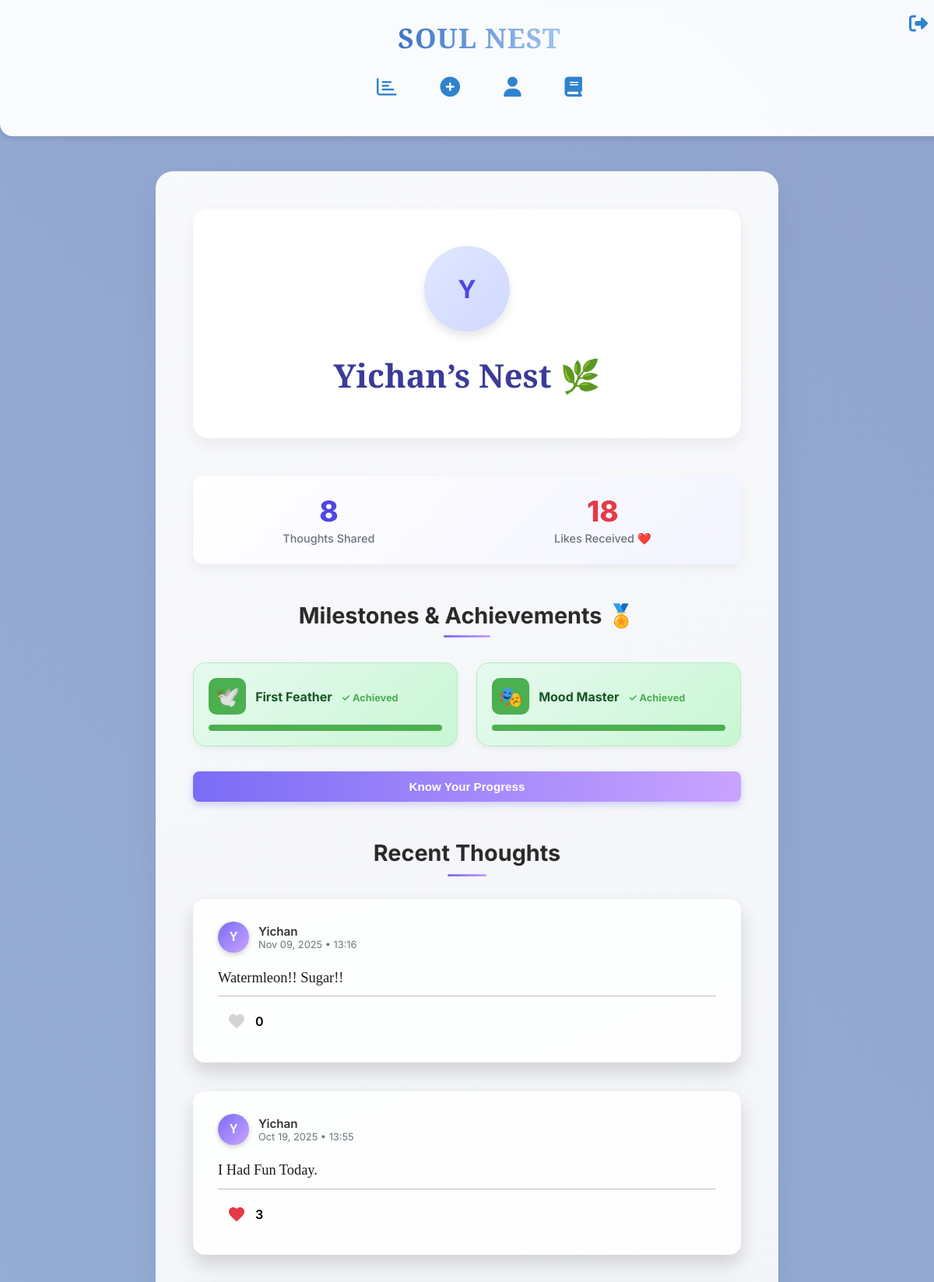
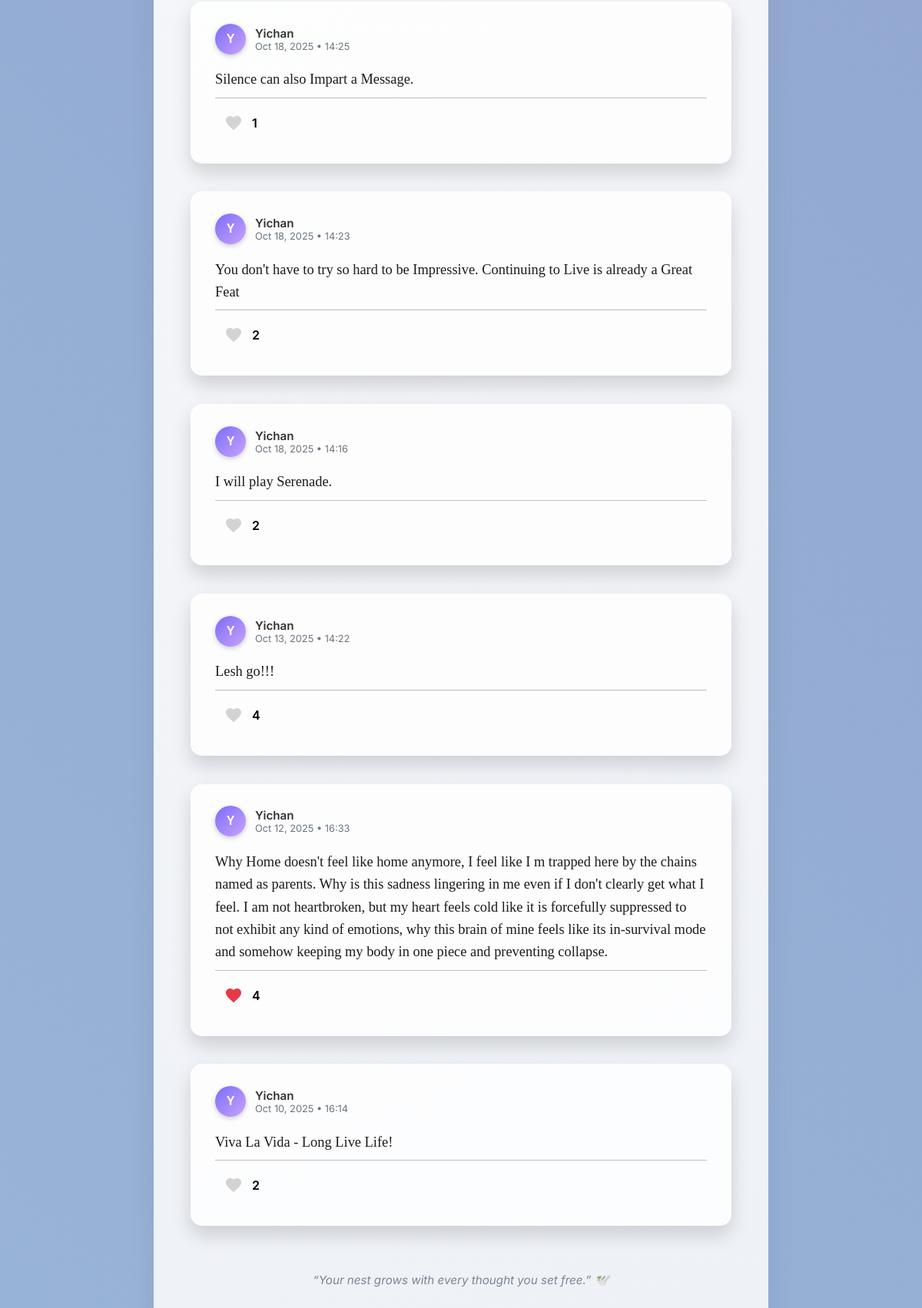
/profile/3 (signed in), run on the app's committed database (2 pictures, top to bottom).
### models.py (models this page shows, shortened)
class User(db.Model, UserMixin):
    id = db.Column(db.Integer, primary_key=True)
    username = db.Column(db.String(80), nullable=False, unique=True)
    password = db.Column(db.String(200), nullable=False)
    profile_image = db.Column(db.String(200), nullable=True)
    liked_thoughts = db.relationship(
        'Thought', secondary='likes',
        back_populates='liked_by', lazy='dynamic'
    )
    def total_likes_received(self):
        return sum(thought.liked_by.count() for thought in self.thoughts)

class Thought(db.Model):
    id = db.Column(db.Integer, primary_key=True)
    content = db.Column(db.Text, nullable=False)
    user_id = db.Column(db.Integer, db.ForeignKey('user.id'), nullable=False)
    timestamp = db.Column(db.DateTime, default=datetime.utcnow)
    mood = db.Column(db.String(50), nullable=True)
    comments = db.relationship('Comment', backref='thought', lazy='select')
    user = db.relationship('User', backref=db.backref('thoughts', lazy=True))
    liked_by = db.relationship(
        'User', secondary='likes',
        back_populates='liked_thoughts', lazy='dynamic' # Keep dynamic for efficiency
    )
    def is_liked_by(self, user):
        return self.liked_by.filter(likes.c.user_id == user.id).first() is not None
    def like_count(self):
        return self.liked_by.count()

### app.py (the view)
@app.route('/profile/<int:user_id>')
@login_required
def user_profile(user_id):
    user_to_view = User.query.get_or_404(user_id)
    user_posts = sorted(user_to_view.thoughts, key=lambda t: t.timestamp, reverse=True)
    total_likes = user_to_view.total_likes_received()
    milestones = get_milestones(user_to_view)
    return render_template(
        'profile.html',
        user=user_to_view,
        posts=user_posts,
        total_likes=total_likes,
        milestones=milestones
    )

### app.py (called while the page is built)
@login_manager.user_loader
def load_user(user_id):
    return User.query.get(int(user_id))  # Loads user by ID

### milestones.py (called while the page is built)
def create_badge(name, icon, current, target):
    achieved = current >= target
    target = max(target, 1)  # avoid division by zero
    progress = f"{min(current, target)}/{target}"
    percentage = min(int((min(current, target) / target) * 100), 100)
    return {
        'name': name,
        'icon': icon,
        'progress': progress,
        'percentage': percentage,
        'achieved': achieved
    }

def calculate_streak_badge(user):
    if not user.thoughts:
        return None
    unique_dates = sorted({t.timestamp.date() for t in user.thoughts}, reverse=True)
    streak_days = 0
    last_date = datetime.utcnow().date() + timedelta(days=1)
    for current_date in unique_dates:
        diff = (last_date - current_date).days
        if diff == 1:
            streak_days += 1
            last_date = current_date
        elif diff == 0:
            last_date = current_date
        else:
            break
    today = datetime.utcnow().date()
    if unique_dates and (today - unique_dates[0]).days > 1:
        return None  # streak broken
    STREAK_TARGET = 7
    if streak_days >= 3:
        return create_badge("Soul Architect", "🔥", streak_days, STREAK_TARGET)
    return None

### templates/profile.html (shortened to what this page needs)
{% extends "base.html" %}
{% from 'macros.html' import render_thought_card %}
{% block content %}
<div class="profile-container" style="
    max-width: 1000px;
    margin: 4rem auto 6rem;
    padding: 3rem 3rem 5rem;
    background: linear-gradient(160deg, #f8f9fb 0%, #eef1f6 100%);
    border-radius: 22px;
    box-shadow: 0 18px 40px rgba(0, 0, 0, 0.07);
">
    <div class="profile-header-card" data-aos="fade-up" style="
        text-align: center;
        padding: 3rem 2rem;
        border-radius: 20px;
        background: #ffffff;
        box-shadow: 0 8px 20px rgba(0, 0, 0, 0.06);
        margin-bottom: 3rem;
        transition: all 0.3s ease;
    ">
        {% if user.profile_image %}
            <img src="{{ user.profile_image }}" alt="{{ user.username }}" style="
                width: 110px; height: 110px;
                border-radius: 50%;
                object-fit: cover;
                box-shadow: 0 6px 14px rgba(79, 70, 229, 0.25);
                margin-bottom: 1rem;
                border: 3px solid #ecebff;
            ">
        {% else %}
            <div style="
                width: 110px; height: 110px;
                border-radius: 50%;
                background: linear-gradient(135deg, #e0e7ff, #d0d8ff);
                color: #4f46e5;
                display: flex; align-items: center; justify-content: center;
                font-size: 2rem; font-weight: 700;
                margin: 0 auto 1rem;
                box-shadow: 0 6px 12px rgba(0,0,0,0.1);
            ">
                {{ user.username[0]|upper }}
            </div>
        {% endif %}
        <h1 style="
            font-family: 'Playfair Display', serif;
            font-size: 2.6rem;
            color: #3b3b98;
            margin-bottom: 0.3rem;
        ">
            {{ user.username }}’s Nest 🌿
        </h1>
    </div>
    <div class="stats-bar" data-aos="fade-up" style="
        display: flex;
        justify-content: space-around;
        padding: 1.5rem 0;
        margin-bottom: 3rem;
        border-radius: 14px;
        background: linear-gradient(135deg, #ffffff, #f3f4ff);
        box-shadow: 0 6px 14px rgba(0, 0, 0, 0.05);
    ">
        <div class="stat-item" style="text-align: center;">
            <div style="font-size: 2.3rem; font-weight: 800; color: #4f46e5; line-height: 1.2;">
                {{ posts|length }}
            </div>
            <div style="font-size: 0.9rem; color: #6b7280; font-weight: 500; margin-top: 0.25rem;">
                Thoughts Shared
            </div>
        </div>
        <div class="stat-item" style="text-align: center;">
            <div style="font-size: 2.3rem; font-weight: 800; color: #e63946; line-height: 1.2;">
                {{ total_likes }}
            </div>
            <div style="font-size: 0.9rem; color: #6b7280; font-weight: 500; margin-top: 0.25rem;">
                Likes Received ❤️
            </div>
        </div>
    </div>
    <h2 data-aos="fade-up" style="
        font-family: 'Inter', sans-serif;
        font-size: 1.8rem;
        font-weight: 700;
        color: #2b2b2b;
        text-align: center;
        margin-bottom: 2rem;
        position: relative;
    ">
        Milestones & Achievements 🏅
        <span style="
            display:block;
            width: 60px;
            height: 3px;
            background: linear-gradient(90deg, #7b6cf6, #c9a3ff);
            margin: 0.5rem auto 0;
            border-radius: 4px;
        "></span>
    </h2>
    <div class="badges-grid" data-aos="fade-up" style="
        display: grid;
        grid-template-columns: repeat(auto-fill, minmax(280px, 1fr));
        gap: 1.5rem;
        margin-bottom: 2rem;
    ">
        {% for badge in milestones if badge.achieved %}
            <div class="badge-card" style="
                background: linear-gradient(135deg, #e7f9ef, #c9f7d5);
                border: 1px solid #b4ecc2;
                border-radius: 16px;
                padding: 1.2rem;
                display: flex;
                flex-direction: column;
                gap: 0.8rem;
                box-shadow: 0 4px 10px rgba(0,0,0,0.05);
                transition: all 0.3s ease;
            ">
                <div style="display:flex; align-items:center; gap:0.75rem;">
                    <span style="font-size:1.6rem; padding:0.5rem; background:#4CAF50; border-radius:10px; color:white;">
                        {{ badge.icon }}
                    </span>
                    <div style="font-weight:700; color:#155724; flex-grow:1;">
                        {{ badge.name }}
                        <span style="font-size:0.8rem; color:#4CAF50; margin-left:0.5rem;">✓ Achieved</span>
                    </div>
                </div>
                <div style="height:8px; background:rgba(0,0,0,0.1); border-radius:8px; overflow:hidden;">
                    <div style="width:100%; height:100%; background:#4CAF50;"></div>
                </div>
            </div>
        {% endfor %}
    </div>
    {% if milestones|selectattr("achieved", "equalto", false)|list %}
        <button id="show-progress-btn" class="progress-btn "style="
            margin:1rem auto 0;
            display:block;
            padding:0.7rem 1.5rem;
            border:none;
            background: linear-gradient(90deg, #7b6cf6, #c9a3ff);
            color:white;
            border-radius:8px;
            cursor:pointer;
            font-weight:600;
            font-size:0.95rem;
            transition: all 0.3s ease;
            box-shadow: 0 4px 10px rgba(123,108,246,0.3);
        ">
            Know Your Progress
        </button>
    {% endif %}
    <h2 data-aos="fade-up" style="
        font-family: 'Inter', sans-serif;
        font-size: 1.8rem;
        font-weight: 700;
        color: #2b2b2b;
        text-align: center;
        margin-top: 3rem;
        margin-bottom: 1.8rem;
    ">
        Recent Thoughts
        <span style="
            display:block;
            width: 50px;
            height: 3px;
            background: linear-gradient(90deg, #7b6cf6, #c9a3ff);
            margin: 0.6rem auto 0;
            border-radius: 4px;
        "></span>
    </h2>
    <div class="user-feed" data-aos="fade-up" style="display:flex; flex-direction:column; gap:1.5rem;">
        {% if posts %}
            {% for post in posts %}
                {{ render_thought_card(thought=post, current_user=current_user, editable=(user.id == current_user.id)) }}
            {% endfor %}
        {% else %}
            <p style="color:#7b8794; padding:1rem; text-align:center; background:#fff; border-radius:8px;">
                {{ user.username }} hasn't shared any thoughts yet.
            </p>
        {% endif %}
    </div>
    <p style="text-align:center; color:#7b8794; font-style:italic; margin-top:3rem; font-size:0.95rem;">
        “Your nest grows with every thought you set free.” 🕊️
    </p>
</div>
{% endblock content %}

### templates/macros.html (shortened to what this page needs)
{% macro render_thought_card(thought, current_user, editable=true) %}
<div class="thought-card mood-{{ thought.mood }}" data-aos="fade-up" style="
    padding: 1.8rem 2rem;
    border-radius: 15px;
    box-shadow: 0 12px 25px rgba(0,0,0,0.15);
    transition: transform 0.3s ease, box-shadow 0.3s ease, background 0.4s ease;
"
onmouseover="this.style.transform='scale(1.03)'; this.style.boxShadow='0 18px 35px rgba(0,0,0,0.25)';"
onmouseout="this.style.transform='scale(1)'; this.style.boxShadow='0 12px 25px rgba(0,0,0,0.15)';">
    <div class="thought-header" style="display: flex; align-items: center; gap: 0.75rem; margin-bottom: 0.75rem;">
        <div style="
            width: 40px; height: 40px;
            border-radius: 50%;
            background: linear-gradient(135deg, #7b6cf6, #c9a3ff);
            display: flex; align-items: center; justify-content: center;
            font-weight: 700; color: white;
            font-family: 'Zalando Sans SemiExpanded', sans-serif;
            font-size: 1rem; text-transform: uppercase;
            box-shadow: 0 2px 6px rgba(0,0,0,0.2);
        ">
            {{ thought.user.username[0] }}
        </div>
        <div>
            <div style="font-weight: 600; font-size: 0.95rem; color: #333;">
                {{ thought.user.username }}
            </div>
            <div style="font-size: 0.8rem; color: #6c757d;">
                {{ thought.timestamp.strftime('%b %d, %Y • %H:%M') }}
            </div>
        </div>
    </div>
    <p class="thought-content" style="
        font-family: 'PT Serif', serif;
        font-size: 1.15rem; color: #1c1c1c; font-weight: 500;
        line-height: 1.6; margin-bottom: 0.5rem;
    ">
        {{ thought.content }}
    </p>
    <div style="height:1px; background:#b0aeaec6; margin-top:0.5rem; margin-bottom:0.5rem; width:100%;"></div>
    <div class="thought-footer" style="display: flex; justify-content: space-between; align-items: center;">
        <div class="like-section" style="display:flex; align-items:center; gap:0.003rem;">
            <button type="button"
                    class="heart-icon {% if thought.is_liked_by(current_user) %}liked{% endif %}"
                    data-id="{{ thought.id }}"
                    onclick="toggleLike(this)"
                style="background:none; border:none; cursor:pointer; display:flex; align-items:center; gap:0.2rem;">
                <svg width="24" height="24" viewBox="0 0 24 24" fill="{% if thought.is_liked_by(current_user) %}#e63946{% else %}#d3d3d3{% endif %}" xmlns="http://www.w3.org/2000/svg">
                    <path d="M12 21.35l-1.45-1.32C5.4 15.36 2 12.28 2 8.5 2 5.42 4.42 3 7.5 3c1.74 0 3.41 0.81 4.5 2.09C13.09 3.81 14.76 3 16.5 3 19.58 3 22 5.42 22 8.5c0 3.78-3.4 6.86-8.55 11.54L12 21.35z"/>
                </svg>
            </button>
            <span id="like-count-{{ thought.id }}" style="font-weight:600;">{{ thought.like_count() }}</span>
        </div>
    </div>
</div>
{% endmacro %}

### templates/base.html (style rules this page uses)
:root { --primary: #3182ce; --primary-light: #e0f2fe; --text-dark: #212529; --text-muted: #6c757d; --bg: #f8f9fa; --card-bg: #ffffff; --card-shadow: 0 4px 6px rgba(0, 0, 0, 0.1); }
body { font-family: 'Inter', sans-serif; margin: 0; background: linear-gradient(45deg, #a8d8ea 0%, #8b97c8 100%); background-size: 400% 400%; animation: gradientShift 15s ease infinite; overflow-x: hidden; }
.thought-card { background: rgba(255, 255, 255, 0.85); padding: 1.5rem; border-radius: 12px; box-shadow: var(--card-shadow); margin-bottom: 0.8rem; transition: transform 0.3s, box-shadow 0.3s, background 0.3s; }
button { width: 100%; padding: 0.75rem; background-color: var(--primary); color: white; border: none; border-radius: 8px; font-size: 1rem; font-weight: 600; cursor: pointer; }

### data on the page
User: username "Y", username "Yichan", user "Y", user.username "Yichan"
Thought: timestamp "Nov 09, 2025 • 13:16", content "Watermleon!! Sugar!!", like_count "0"
Thought: timestamp "Oct 19, 2025 • 13:55", content "I Had Fun Today.", like_count "3"
Thought: timestamp "Oct 18, 2025 • 14:25", content "Silence can also Impart a Message.", like_count "1"
Thought: timestamp "Oct 18, 2025 • 14:23", content "You don't have to try so hard to be Impressive. Continuing to Live is already a Great Feat", like_count "2"
Thought: timestamp "Oct 18, 2025 • 14:16", content "I will play Serenade.", like_count "2"
Thought: timestamp "Oct 13, 2025 • 14:22", content "Lesh go!!!", like_count "4"
Thought: timestamp "Oct 12, 2025 • 16:33", content "Why Home doesn't feel like home anymore, I feel like I m trapped here by the chains named as parents. Why is this sadness lingering in me even if I don't clearly get what I feel. I am not heartbroken, but my heart feels cold like it is forcefully suppressed to not exhibit any kind of emotions, why this brain of mine feels like its in-survival mode and somehow keeping my body in one piece and preventing collapse.", like_count "4"
Thought: timestamp "Oct 10, 2025 • 16:14", content "Viva La Vida - Long Live Life!", like_count "2"

### other printed values
{{ posts|length }} "8"
{{ total_likes }} "18"
{{ badge.icon }} "🕊️" "🎭"
{{ badge.name }} "First Feather" "Mood Master"
